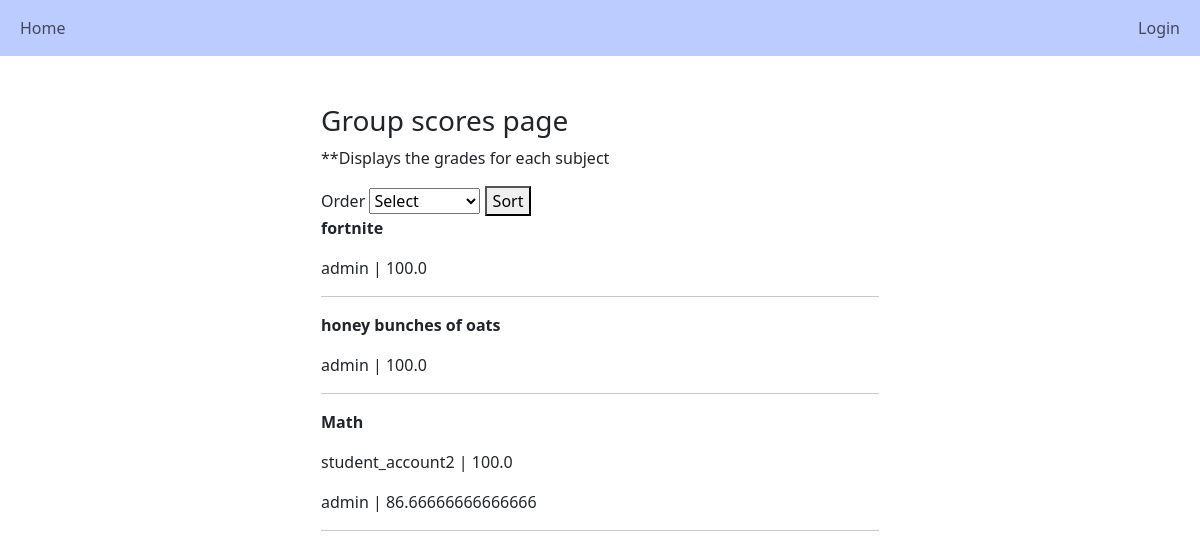
The app's page /group_scores/, older data.
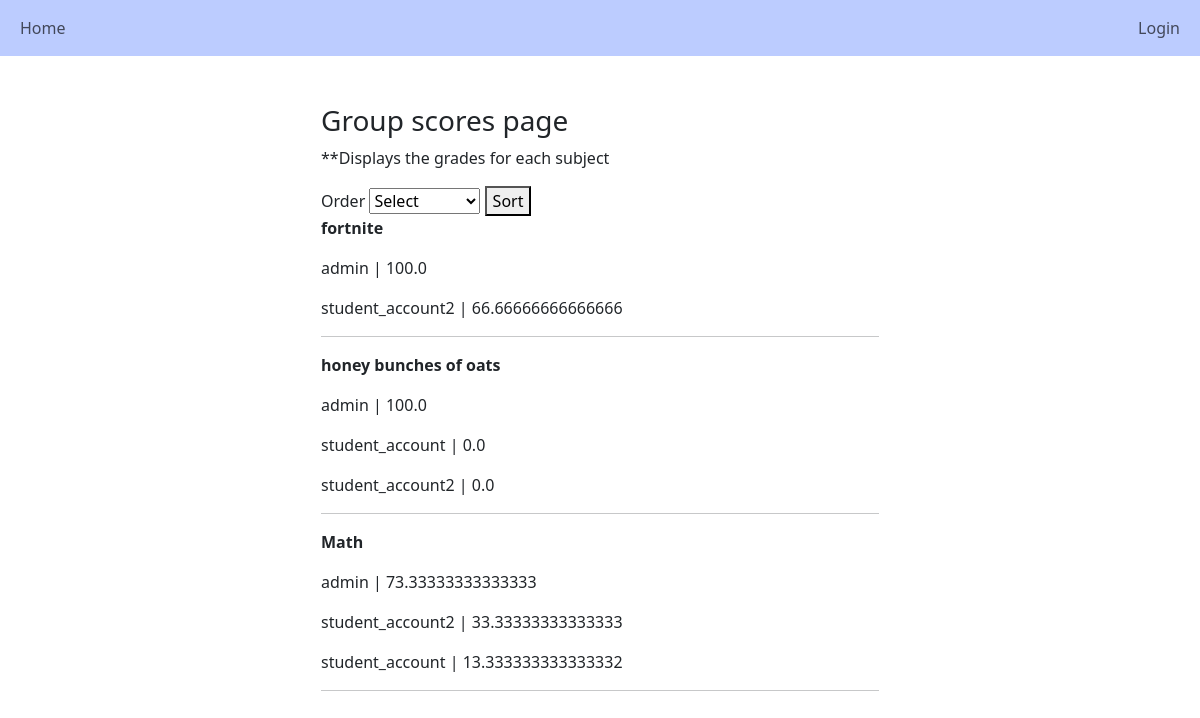
The same page, newer data.
### main/models.py (models this page shows, shortened)
class Subject(models.Model):
    title = models.CharField(max_length=255)
    teacher = models.ForeignKey(User, null=True, on_delete=models.CASCADE)

class Grade(models.Model):
    subject = models.ForeignKey(Subject, null=True, on_delete=models.CASCADE)
    student = models.ForeignKey(User, null=True, on_delete=models.CASCADE)
    score = models.FloatField(null=True, blank=True)

class User(AbstractUser):
    is_teacher = models.BooleanField('Is teacher', default=False)
    is_student = models.BooleanField('Is student', default=False)

### main/views.py (the view)
# urls.py: path('group_scores/', views.group_scores, name="group_scores"),
def group_scores(request):
    order = request.GET.get('order', 'desc')
    subjects = Subject.objects.all()
    dic = []
    for subject in subjects:
        if order == 'asc':
            grades = Grade.objects.filter(subject=subject).order_by('score')
        else:
            grades = Grade.objects.filter(subject=subject).order_by('-score')
        dic.append({
            "subject":subject,
            "grades":grades
        })
    return render(request, 'main/scores/group_scores.html', {"dic":dic, "subjects":subjects})

### main/templates/main/scores/group_scores.html (shortened to what this page needs)
{% extends 'main/base.html' %}
{% load crispy_forms_tags %}
{% block content %}
<div style="width:50%; margin:auto"><br>
<h3>Group scores page</h3>
<p>**Displays the grades for each subject</p>
<form method="get" action="">
    <label for="order">Order</label>
    <select name="order">
        <option value="" disabled selected>Select</option>
    </select>
    <button type="submit">Sort</button>
</form>
{% for item in dic %}
    <p style="font-weight:bold">{{item.subject.title}}</p>
    {% if item.grades.count == 0 %}
    <p>No attempts yet</p>
    {% else %}
        {% for grade in item.grades %}
            <p>{{grade.student}} | {{grade.score}}</p>
        {% endfor %}
    {% endif %}
    <hr>
{% endfor %}
</div>
{% endblock %}

### main/templates/main/base.html (shortened to what this page needs)
<!DOCTYPE html>
<html lang="en">
<head>
    <link href="https://cdn.jsdelivr.net/npm/bootstrap@5.3.2/dist/css/bootstrap.min.css" rel="stylesheet">
    <link rel="stylesheet" href="https://cdnjs.cloudflare.com/ajax/libs/font-awesome/4.7.0/css/font-awesome.min.css">
</head>
<body>
    <nav class="navbar navbar-light navbar-expand-lg" style="background-color: #bcccff;">
        <div class="container-fluid">
            <div>
                <ul class="nav navbar-nav">
                    <li class="nav-item">
                        <a class="nav-link" href="/home">Home</a>
                    </li>
                </ul>
            </div>
            <div>
                <ul class="navbar-nav">
                    {% if user.is_authenticated %}
                    <span class="navbar-text">Logged in as {{user.username}} | </span>
                    <li class="nav-item">
                        <a class="nav-link" href="/logout">Logout</a>
                    </li>
                    {% else %}
                    <li class="nav-item">
                        <a class="nav-link" href="/login">Login</a>
                    </li>
                    {% endif %}
                </ul>
            </div>
        </div>
    </nav><br>
        <div class="container">
            {% block content %}
            {% endblock %}
        </div>
</body>
</html>

Row changes from the older to the newer data that the page shows:
removed Grade: student "student_account2", score "100.0", shown under Subject "Math"
removed Grade: student "admin", score "86.66666666666666", shown under Subject "Math"
added Grade: student "student_account2", score "66.66666666666666", shown under Subject "fortnite"
added Grade: student "student_account", score "0.0", shown under Subject "honey bunches of oats"
added Grade: student "student_account2", score "0.0", shown under Subject "honey bunches of oats"
added Grade: student "admin", score "73.33333333333333", shown under Subject "Math"
added Grade: student "student_account2", score "33.33333333333333", shown under Subject "Math"
added Grade: student "student_account", score "13.333333333333332", shown under Subject "Math"
